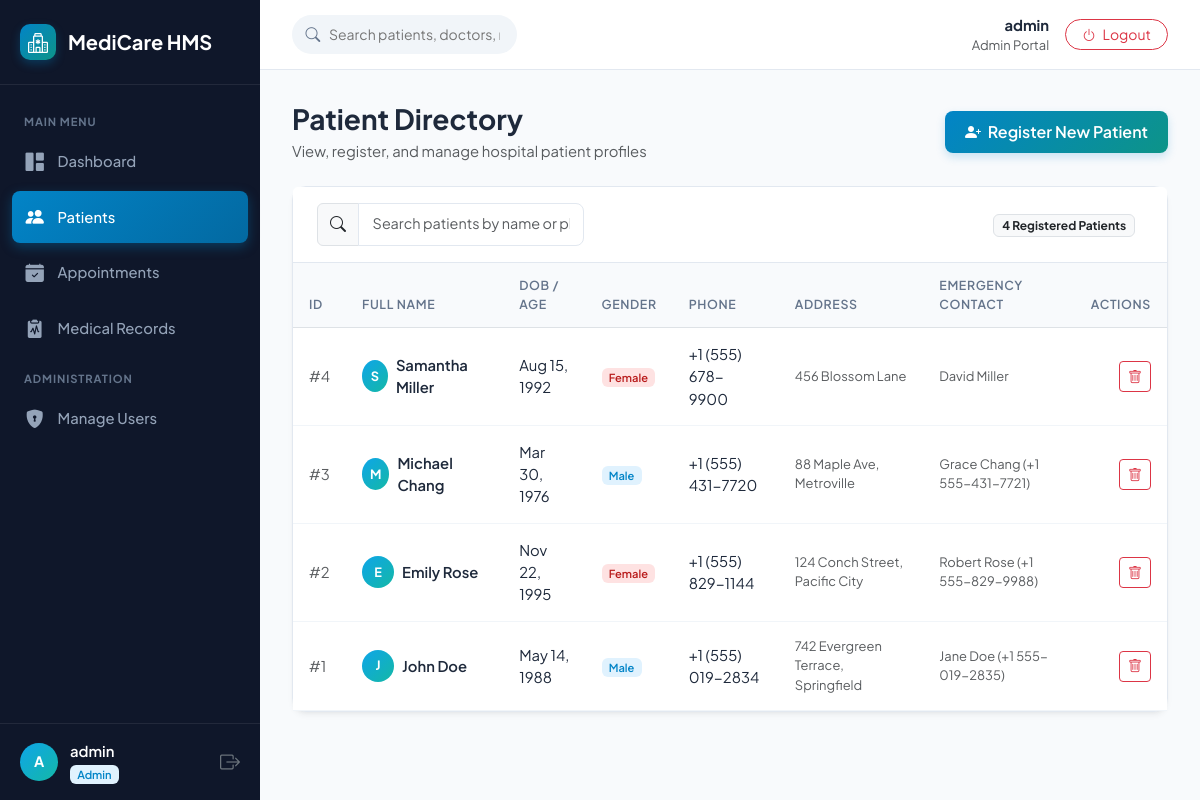
The app's page /patients (signed in) with its own data.
### models.py (models this page shows, shortened)
class Patient(db.Model):
    __tablename__ = 'patients'
    id = db.Column(db.Integer, primary_key=True)
    user_id = db.Column(db.Integer, db.ForeignKey('users.id', ondelete='SET NULL'), nullable=True)
    full_name = db.Column(db.String(100), nullable=False)
    dob = db.Column(db.Date, nullable=False)
    gender = db.Column(db.Enum('Male', 'Female', 'Other', name='patient_gender'), nullable=False)
    phone = db.Column(db.String(20), nullable=False)
    address = db.Column(db.Text, nullable=True)
    emergency_contact = db.Column(db.String(100), nullable=True)
    created_at = db.Column(db.DateTime, default=datetime.utcnow)
    appointments = db.relationship('Appointment', backref='patient', cascade='all, delete-orphan', lazy='dynamic')
    medical_records = db.relationship('MedicalRecord', backref='patient', cascade='all, delete-orphan', lazy='dynamic')
    billings = db.relationship('Billing', backref='patient', cascade='all, delete-orphan', lazy='dynamic')

### app.py (the view)
    @app.route('/patients')
    @login_required
    @role_required('admin', 'receptionist', 'doctor')
    def patients_view():
        patients_list = Patient.query.order_by(Patient.created_at.desc()).all()
        return render_template('patients.html', patients=patients_list)

### templates/patients.html (shortened to what this page needs)
{% extends 'base.html' %}
{% block content %}
<div class="d-flex flex-wrap align-items-center justify-content-between gap-3 mb-4">
    <div>
        <h3 class="fw-bold mb-1">Patient Directory</h3>
        <p class="text-muted mb-0">View, register, and manage hospital patient profiles</p>
    </div>
    {% if session.get('user_role') in ['admin', 'receptionist'] %}
    <button class="btn btn-primary" data-bs-toggle="modal" data-bs-target="#addPatientModal">
        <i class="bi bi-person-plus-fill me-1"></i> Register New Patient
    </button>
    {% endif %}
</div>
<div class="card">
    <div class="card-header bg-white py-3">
        <div class="row g-2 align-items-center justify-content-between w-100">
            <div class="col-md-4">
                <div class="input-group">
                    <span class="input-group-text bg-light"><i class="bi bi-search"></i></span>
                    <input type="text" id="patientFilterInput" class="form-control" placeholder="Search patients by name or phone...">
                </div>
            </div>
            <div class="col-auto">
                <span class="badge bg-light text-dark border">{{ patients|length }} Registered Patients</span>
            </div>
        </div>
    </div>
    <div class="table-responsive">
        <table class="table table-hover align-middle mb-0" id="patientsTable">
            <thead>
                <tr>
                    <th>ID</th>
                    <th>Full Name</th>
                    <th>DOB / Age</th>
                    <th>Gender</th>
                    <th>Phone</th>
                    <th>Address</th>
                    <th>Emergency Contact</th>
                    {% if session.get('user_role') in ['admin', 'receptionist'] %}
                    <th class="text-end">Actions</th>
                    {% endif %}
                </tr>
            </thead>
            <tbody>
                {% for p in patients %}
                <tr>
                    <td class="text-muted">#{{ p.id }}</td>
                    <td class="fw-semibold">
                        <div class="d-flex align-items-center gap-2">
                            <div class="avatar-sm" style="width: 32px; height: 32px; font-size: 0.8rem;">
                                {{ p.full_name[0]|upper }}
                            </div>
                            <span>{{ p.full_name }}</span>
                        </div>
                    </td>
                    <td>{{ p.dob.strftime('%b %d, %Y') }}</td>
                    <td>
                        <span class="badge badge-soft-{{ 'primary' if p.gender == 'Male' else ('danger' if p.gender == 'Female' else 'secondary') }}">
                            {{ p.gender }}
                        </span>
                    </td>
                    <td>{{ p.phone }}</td>
                    <td class="text-muted small">{{ p.address or 'N/A' }}</td>
                    <td class="text-muted small">{{ p.emergency_contact or 'N/A' }}</td>
                    {% if session.get('user_role') in ['admin', 'receptionist'] %}
                    <td class="text-end">
                        <button class="btn btn-sm btn-outline-danger" onclick="deleteItem('/api/patients', {{ p.id }}, 'patient record')">
                            <i class="bi bi-trash"></i>
                        </button>
                    </td>
                    {% endif %}
                </tr>
                {% else %}
                <tr><td colspan="8" class="text-center text-muted py-4">No patients registered in the system yet.</td></tr>
                {% endfor %}
            </tbody>
        </table>
    </div>
</div>
{% endblock %}

### static/style.css (style rules this page uses)
:root { --primary-color: #0284c7; --primary-hover: #0369a1; --primary-light: #e0f2fe; --teal-color: #0d9488; --teal-light: #ccfbf1; --secondary-color: #475569; --dark-navy: #0f172a; --sidebar-bg: #0f172a; --sidebar-hover: #1e293b; --body-bg: #f8fafc; --card-bg: #ffffff; --border-color: #e2e8f0; --text-main: #1e293b; --text-muted: #64748b; --success-color: #10b981; --warning-color: #f59e0b; --danger-color: #ef4444; --info-color: #3b82f6; --card-shadow: 0 4px 6px -1px rgba(0, 0, 0, 0.05), 0 2px 4px -2px rgba(0, 0, 0, 0.05); --card-shadow-hover: 0 12px 20px -3px rgba(0, 0, 0, 0.08), 0 4px 6px -4px rgba(0, 0, 0, 0.03); --glass-bg: rgba(255, 255, 255, 0.85); --glass-border: rgba(255, 255, 255, 0.3); }
* { box-sizing: border-box; }
body { font-family: 'Plus Jakarta Sans', -apple-system, BlinkMacSystemFont, 'Segoe UI', Roboto, sans-serif; background-color: var(--body-bg); color: var(--text-main); overflow-x: hidden; margin: 0; padding: 0; font-size: 0.925rem; }
.avatar-sm { width: 38px; height: 38px; border-radius: 50%; background: linear-gradient(135deg, #0ea5e9, #14b8a6); display: flex; align-items: center; justify-content: center; color: #fff; font-weight: 700; font-size: 0.9rem; }
.card { border: 1px solid var(--border-color); border-radius: 14px; background: #ffffff; box-shadow: var(--card-shadow); margin-bottom: 1.5rem; }
.card-header { background: transparent; border-bottom: 1px solid var(--border-color); padding: 1.15rem 1.5rem; font-weight: 600; font-size: 1rem; color: var(--dark-navy); display: flex; align-items: center; justify-content: space-between; }
.table th { font-weight: 600; font-size: 0.775rem; text-transform: uppercase; letter-spacing: 0.05em; color: #64748b; background: #f8fafc; border-top: none; padding: 0.85rem 1rem; }
.table td { padding: 0.95rem 1rem; vertical-align: middle; color: var(--text-main); border-color: #f1f5f9; }
.badge-soft-primary { background-color: #e0f2fe; color: #0284c7; font-weight: 600; }
.badge-soft-danger { background-color: #fee2e2; color: #b91c1c; font-weight: 600; }
.btn-primary { background: linear-gradient(135deg, var(--primary-color), var(--teal-color)); border: none; font-weight: 600; padding: 0.55rem 1.25rem; border-radius: 8px; transition: all 0.2s ease; box-shadow: 0 4px 10px rgba(2, 132, 199, 0.2); }
.form-control, .form-select { border: 1px solid var(--border-color); border-radius: 8px; padding: 0.6rem 0.85rem; font-size: 0.9rem; color: var(--text-main); transition: border-color 0.2s, box-shadow 0.2s; }

### records on screen
Patient: id "4", full_name "S", full_name "Samantha Miller", dob "Aug 15, 1992", gender "Female", phone "+1 (555) 678-9900", address "456 Blossom Lane", emergency_contact "David Miller"
Patient: id "3", full_name "M", full_name "Michael Chang", dob "Mar 30, 1976", gender "Male", phone "+1 (555) 431-7720", address "88 Maple Ave, Metroville", emergency_contact "Grace Chang (+1 555-431-7721)"
Patient: id "2", full_name "E", full_name "Emily Rose", dob "Nov 22, 1995", gender "Female", phone "+1 (555) 829-1144", address "124 Conch Street, Pacific City", emergency_contact "Robert Rose (+1 555-829-9988)"
Patient: id "1", full_name "J", full_name "John Doe", dob "May 14, 1988", gender "Male", phone "+1 (555) 019-2834", address "742 Evergreen Terrace, Springfield", emergency_contact "Jane Doe (+1 555-019-2835)"

### other values on screen
{{ session.get('username')[0]|upper }} "A"
{{ session.get('username') }} "admin"
{{ session.get('user_role') }} "Admin"
{{ patients|length }} "4"
